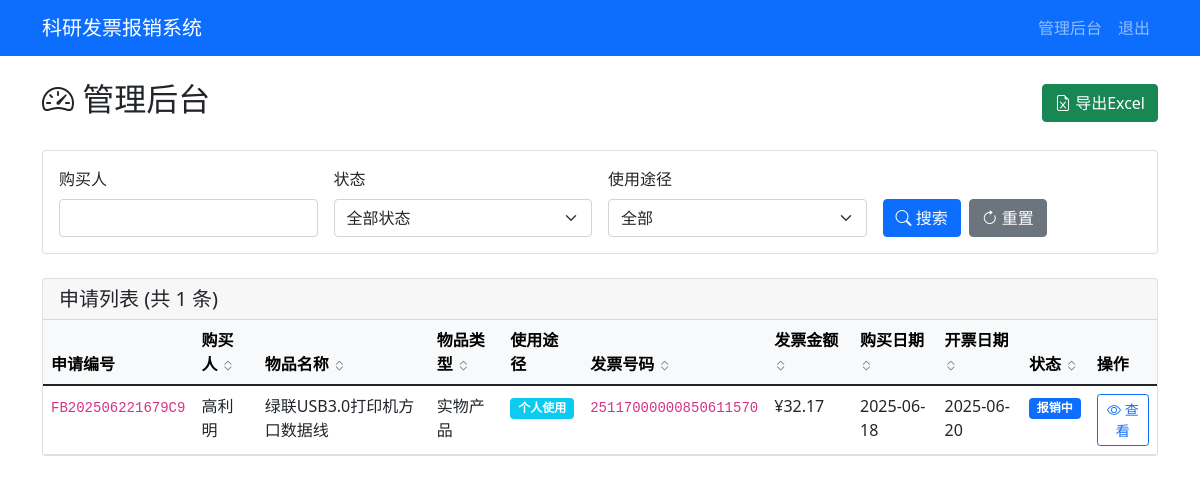
Page /admin/dashboard (signed in) on the earlier database version.
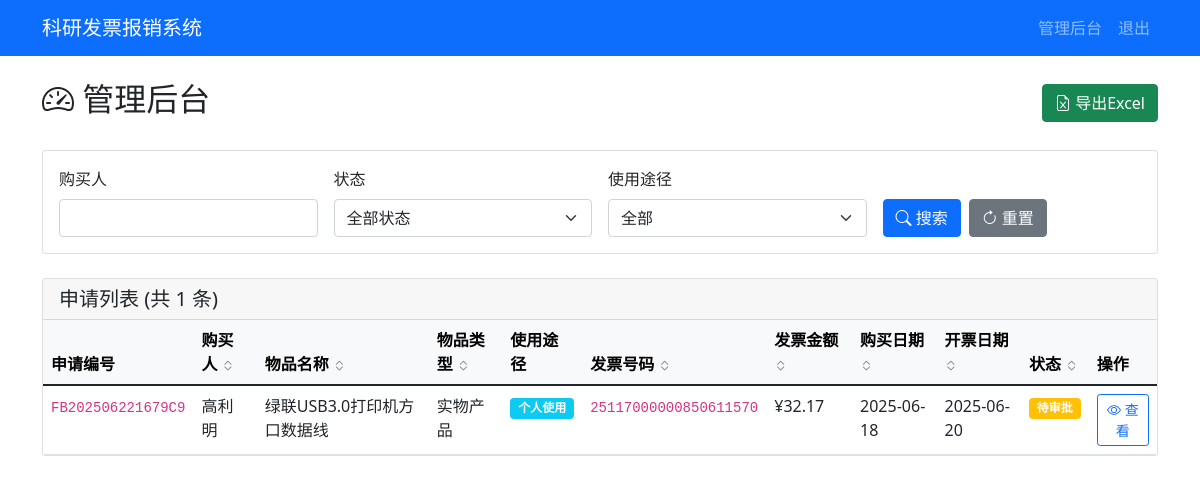
Same page on the later database version.
### tables this page shows
CREATE TABLE applications (
        id INTEGER PRIMARY KEY AUTOINCREMENT,
        app_number TEXT UNIQUE NOT NULL,
        purchaser TEXT NOT NULL,
        purchase_details TEXT,
        item_name TEXT NOT NULL,
        product_link TEXT,
        usage_type TEXT NOT NULL,
        item_type TEXT NOT NULL,
        quantity INTEGER NOT NULL,
        purchase_time DATE NOT NULL,
        invoice_number TEXT NOT NULL,
        invoice_amount REAL NOT NULL,
        invoice_date DATE NOT NULL,
        status TEXT DEFAULT '待审批',
        approval_comment TEXT,
        created_at TIMESTAMP DEFAULT CURRENT_TIMESTAMP,
        updated_at TIMESTAMP DEFAULT CURRENT_TIMESTAMP
    );

### app.py (the view)
        def wrapper(*args, **kwargs):
            user = session.get('admin_username', 'anonymous')
            details = f"操作: {operation_type}, 用户: {user}, URL: {request.url}"
            if kwargs.get('app_number'):
                details += f", 申请编号: {kwargs['app_number']}"
            elif kwargs.get('filename'):
                details += f", 文件名: {kwargs['filename']}"
            if request.method == 'POST':
                form_data = {k: '***' if k == 'password' else v for k, v in request.form.items()}
                details += f", 表单数据: {form_data}"
            if request.args:
                details += f", 查询参数: {dict(request.args)}"
            try:
                result = f(*args, **kwargs)
                app.logger.info(f"{details}, 结果: 成功")
                return result
            except Exception as e:
                app.logger.error(f"{details}, 结果: 失败, 错误: {str(e)}", exc_info=True)
                raise

### templates/admin_dashboard.html (shortened to what this page needs)
{% extends "base.html" %}
{% block content %}
<div class="d-flex justify-content-between align-items-center mb-4">
    <h2><i class="bi bi-speedometer2"></i> 管理后台</h2>
    <div>
        <a href="{{ url_for('export_excel') }}" class="btn btn-success">
            <i class="bi bi-file-earmark-excel"></i> 导出Excel
        </a>
    </div>
</div>
<div class="card mb-4">
    <div class="card-body">
        <form method="get" class="row g-3">
            <div class="col-md-3">
                <label for="purchaser" class="form-label">购买人</label>
                <input type="text" class="form-control" id="purchaser" name="purchaser"
                    value="{{ request.args.get('purchaser', '') }}">
            </div>
            <div class="col-md-3">
                <label for="status" class="form-label">状态</label>
                <select class="form-select" id="status" name="status">
                    <option value="">全部状态</option>
                </select>
            </div>
            <div class="col-md-3">
                <label for="usage" class="form-label">使用途径</label>
                <select class="form-select" id="usage" name="usage">
                    <option value="">全部</option>
                </select>
            </div>
            <div class="col-md-3 d-flex align-items-end">
                <button type="submit" class="btn btn-primary me-2">
                    <i class="bi bi-search"></i> 搜索
                </button>
                <a href="{{ url_for('admin_dashboard') }}" class="btn btn-secondary">
                    <i class="bi bi-arrow-clockwise"></i> 重置
                </a>
            </div>
        </form>
    </div>
</div>
<div class="card">
    <div class="card-header">
        <h5 class="mb-0">申请列表 (共 {{ applications|length }} 条)</h5>
    </div>
    <div class="table-responsive">
        <table class="table table-hover mb-0">
            <thead class="table-light">
                <tr>
                    <th>申请编号</th>
                    <th class="sortable" data-sort="purchaser">
                        购买人
                        <i class="bi bi-chevron-expand sort-icon"></i>
                    </th>
                    <th class="sortable" data-sort="item_name">
                        物品名称
                        <i class="bi bi-chevron-expand sort-icon"></i>
                    </th>
                    <th class="sortable" data-sort="item_type">
                        物品类型
                        <i class="bi bi-chevron-expand sort-icon"></i>
                    </th>
                    <th>使用途径</th>
                    <th class="sortable" data-sort="invoice_number">
                        发票号码
                        <i class="bi bi-chevron-expand sort-icon"></i>
                    </th>
                    <th class="sortable" data-sort="invoice_amount">
                        发票金额
                        <i class="bi bi-chevron-expand sort-icon"></i>
                    </th>
                    <th class="sortable" data-sort="purchase_time">
                        购买日期
                        <i class="bi bi-chevron-expand sort-icon"></i>
                    </th>
                    <th class="sortable" data-sort="invoice_date">
                        开票日期
                        <i class="bi bi-chevron-expand sort-icon"></i>
                    </th>
                    <th class="sortable" data-sort="status">
                        状态
                        <i class="bi bi-chevron-expand sort-icon"></i>
                    </th>
                    <th>操作</th>
                </tr>
            </thead>
            <tbody>
                {% for app in applications %}
                <tr>
                    <td><code>{{ app[1] }}</code></td>
                    <td>{{ app[2] }}</td>
                    <td>{{ app[4] }}</td>
                    <td>{{ app[7] }}</td>
                    <td>
                        <span class="badge bg-{% if app[6] == '个人使用' %}info{% else %}success{% endif %}">
                            {{ app[6] }}
                        </span>
                    </td>
                    <td><code>{{ app[10] }}</code></td>
                    <td>¥{{ "%.2f"|format(app[11]) }}</td>
                    <td>{{ app[9] }}</td>
                    <td>{{ app[12] }}</td>
                    <td>
                        {% if app[13] == '待审批' %}
                        <span class="badge bg-warning">{{ app[13] }}</span>
                        {% elif app[13] == '报销中' %}
                        <span class="badge bg-primary">{{ app[13] }}</span>
                        {% elif app[13] == '已报销' %}
                        <span class="badge bg-success">{{ app[13] }}</span>
                        {% elif app[13] == '驳回' %}
                        <span class="badge bg-danger">{{ app[13] }}</span>
                        {% endif %}
                    </td>
                    <td>
                        <a href="{{ url_for('admin_application_detail', app_number=app[1]) }}"
                            class="btn btn-sm btn-outline-primary">
                            <i class="bi bi-eye"></i> 查看
                        </a>
                    </td>
                </tr>
                {% else %}
                <tr>
                    <td colspan="11" class="text-center text-muted py-4">暂无申请记录</td>
                </tr>
                {% endfor %}
            </tbody>
        </table>
    </div>
</div>
{% endblock %}

### templates/base.html (shortened to what this page needs)
<!DOCTYPE html>
<html lang="zh-CN">
<head>
    <link href="https://cdn.jsdelivr.net/npm/bootstrap@5.1.3/dist/css/bootstrap.min.css" rel="stylesheet">
    <link href="https://cdn.jsdelivr.net/npm/bootstrap-icons@1.7.2/font/bootstrap-icons.css" rel="stylesheet">
</head>
<body>
    <nav class="navbar navbar-expand-lg navbar-dark bg-primary">
        <div class="container">
            <a class="navbar-brand" href="{{ url_for('index') }}">科研发票报销系统</a>
            <div class="navbar-nav ms-auto">
                {% if session.admin_logged_in %}
                <a class="nav-link" href="{{ url_for('admin_dashboard') }}">管理后台</a>
                <a class="nav-link" href="{{ url_for('admin_logout') }}">退出</a>
                {% else %}
                <a class="nav-link" href="{{ url_for('admin_login') }}">管理员登录</a>
                {% endif %}
            </div>
        </div>
    </nav>
    <div class="container mt-4">
        {% block content %}{% endblock %}
    </div>
</body>
</html>

### templates/admin_dashboard.html (style rules this page uses)
.sortable { cursor: pointer; user-select: none; }
.sort-icon { font-size: 0.8rem; opacity: 0.5; }

Differences in the rows shown:
changed applications "高利明": status "报销中" → "待审批"
